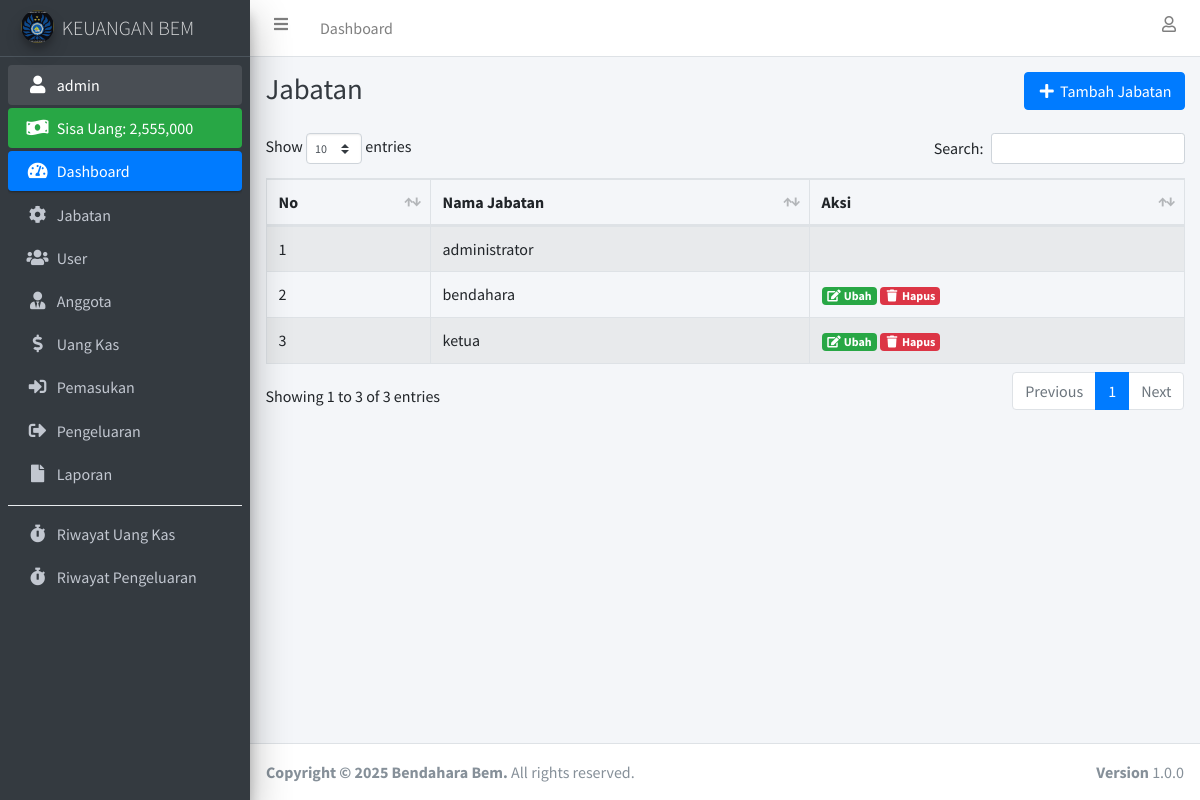
The page /jabatan.php (signed in) on the database its author committed.
### tables this page shows
CREATE TABLE `user` (
  `id_user` int(11) NOT NULL,
  `nama_lengkap` varchar(100) NOT NULL,
  `username` varchar(100) NOT NULL,
  `password` varchar(255) NOT NULL,
  `id_jabatan` int(11) NOT NULL
);

CREATE TABLE `jabatan` (
  `id_jabatan` int(11) NOT NULL,
  `nama_jabatan` varchar(100) NOT NULL
);

### connection.php (called while the page is built, shortened)
<?php
	$host		= "localhost";
	$username	= "root";
	$password	= "";
	$database	= "uang_kas";
	$conn 		= mysqli_connect($host, $username, $password, $database);
if (isset($_SESSION['id_user'])) {
	function dataUser() {
		global $conn;
		$id_user = $_SESSION['id_user'];
		return mysqli_fetch_assoc(mysqli_query($conn, "SELECT * FROM user INNER JOIN jabatan ON user.id_jabatan = jabatan.id_jabatan WHERE id_user = '$id_user'"));
	}
}

### jabatan.php (the view, shortened to what this page needs)
<?php
  require 'connection.php';
  $jabatan = mysqli_query($conn, "SELECT * FROM jabatan");
?>
<!DOCTYPE html>
<html>
<head>
  <?php include 'include/css.php'; ?>
</head>
<body class="hold-transition sidebar-mini layout-fixed">
<div class="wrapper">
  <?php include 'include/navbar.php'; ?>
  <?php include 'include/sidebar.php'; ?>
  <div class="content-wrapper">
    <div class="content-header">
      <div class="container-fluid">
        <div class="row justify-content-center mb-2">
          <div class="col-sm text-left">
            <h1 class="m-0 text-dark">Jabatan</h1>
          </div>
          <div class="col-sm text-right">
            <button type="button" class="btn btn-primary" data-toggle="modal" data-target="#tambahJabatanModal"><i class="fas fa-fw fa-plus"></i> Tambah Jabatan</button>
          </div>
        </div>
      </div>
    </div>
    <section class="content">
      <div class="container-fluid">
        <div class="row">
          <div class="col-lg">
            <div class="table-responsive">
              <table class="table table-striped table-hover table-bordered" id="table_id">
                <thead>
                  <tr>
                    <th>No</th>
                    <th>Nama Jabatan</th>
                    <th>Aksi</th>
                  </tr>
                </thead>
                <tbody>
                  <?php $i = 1; ?>
                  <?php foreach ($jabatan as $dj): ?>
                    <tr>
                      <td><?= $i++; ?></td>
                      <td><?= $dj['nama_jabatan']; ?></td>
                      <td>
                        <?php if ($dj['id_jabatan'] !== '1'): ?>
                          <a href="ubah_jabatan.php?id_jabatan=<?= $dj['id_jabatan']; ?>" class="badge badge-success" data-toggle="modal" data-target="#editJabatanModal<?= $dj['id_jabatan']; ?>">
                            <i class="fas fa-fw fa-edit"></i> Ubah
                          </a>
                          <a data-nama="<?= $dj['nama_jabatan']; ?>" class="btn-delete badge badge-danger" href="hapus_jabatan.php?id_jabatan=<?= $dj['id_jabatan']; ?>"><i class="fas fa-fw fa-trash"></i> Hapus</a>
                        <?php endif ?>
                      </td>
                    </tr>
                  <?php endforeach ?>
                </tbody>
              </table>
            </div>
          </div>
        </div>
      </div>
    </section>
  </div>
  <footer class="main-footer">
    <strong>Copyright &copy; 2025 Bendahara Bem.</strong>
    All rights reserved.
    <div class="float-right d-none d-sm-inline-block">
      <b>Version</b> 1.0.0
    </div>
  </footer>
</div>
</body>
</html>

### include/sidebar.php
<?php
  $dataUser = dataUser();
  $jml_pengeluaran = mysqli_fetch_assoc(mysqli_query($conn, "SELECT sum(jumlah_pengeluaran) as jml_pengeluaran FROM pengeluaran"));
  $jml_pengeluaran = $jml_pengeluaran['jml_pengeluaran'];
  $jml_pemasukan = mysqli_fetch_assoc(mysqli_query($conn, "SELECT sum(jumlah_pemasukan) as jml_pemasukan FROM pemasukan"));
  $jml_pemasukan = $jml_pemasukan['jml_pemasukan'];
  $jml_uang_kas = mysqli_fetch_assoc(mysqli_query($conn, "SELECT sum(minggu_ke_1 + minggu_ke_2 + minggu_ke_3 + minggu_ke_4) as jml_uang_kas FROM uang_kas"));
  $jml_uang_kas = $jml_uang_kas['jml_uang_kas'];
?>
<aside class="main-sidebar sidebar-dark-primary elevation-5">
  <a href="index.php" class="brand-link">
    <img src="assets/img/img_properties/images.jpg" alt="AdminLTE Logo" class="brand-image img-circle elevation-3" style="opacity: .8">
    <span class="brand-text font-weight-light">KEUANGAN BEM</span>
  </a>
  <div class="sidebar">
    <nav class="mt-2">
      <ul class="nav nav-pills nav-sidebar flex-column" data-widget="treeview" role="menu" data-accordion="false">
        <li class="nav-item has-treeview menu-open">
          <a href="profile.php" class="nav-link"><i class="nav-icon fas fa-fw fa-user"></i> <p><?= $dataUser['username']; ?></p></a>
        </li>
        <li class="nav-item">
          <div class="bg-success nav-link text-white">
            <i class="nav-icon fas fa-money-bill-wave"></i>
            <p>
              Sisa Uang: <?= number_format($jml_uang_kas - $jml_pengeluaran + $jml_pemasukan); ?>
            </p>
          </div>
        </li>
        <li class="nav-item has-treeview menu-open">
          <a href="index.php" class="nav-link active">
            <i class="nav-icon fas fa-tachometer-alt"></i>
            <p>
              Dashboard
            </p>
          </a>
        </li>
        <?php if ($dataUser['id_jabatan'] == '1'): ?>
          <li class="nav-item">
            <a href="jabatan.php" class="nav-link">
              <i class="nav-icon fas fa-cog"></i>
              <p>
                Jabatan
              </p>
            </a>
          </li>
          <li class="nav-item">
            <a href="user.php" class="nav-link">
              <i class="nav-icon fas fa-users"></i>
              <p>
                User
              </p>
            </a>
          </li>
        <?php endif ?>
        <li class="nav-item">
          <a href="siswa.php" class="nav-link">
            <i class="fas fa-user-tie nav-icon"></i>
            <p>Anggota</p>
          </a>
        </li>
        <li class="nav-item">
          <a href="uang_kas.php" class="nav-link">
            <i class="fas fa-dollar-sign nav-icon"></i>
            <p>Uang Kas</p>
          </a>
        </li>
        <li class="nav-item">
          <a href="pemasukan.php" class="nav-link">
            <i class="fas fa-sign-in-alt nav-icon"></i>
            <p>Pemasukan</p>
          </a>
        </li>
        <li class="nav-item">
          <a href="pengeluaran.php" class="nav-link">
            <i class="fas fa-sign-out-alt nav-icon"></i>
            <p>Pengeluaran</p>
          </a>
        </li>
        <li class="nav-item">
          <a href="laporan.php" class="nav-link">
            <i class="fas fa-file nav-icon"></i>
            <p>Laporan</p>
          </a>
        </li>
        <div class="dropdown-divider"></div>
        <li class="nav-item">
          <a href="riwayat.php" class="nav-link">
            <i class="fas fa-stopwatch nav-icon"></i>
            <p>Riwayat Uang Kas</p>
          </a>
        </li>
        <li class="nav-item">
          <a href="riwayat_pengeluaran.php" class="nav-link">
            <i class="fas fa-stopwatch nav-icon"></i>
            <p>Riwayat Pengeluaran</p>
          </a>
        </li>
      </ul>
    </nav>
  </div>
</aside>

### rows shown on the page
user: username "admin"
jabatan: nama_jabatan "administrator"
jabatan: nama_jabatan "bendahara"
jabatan: nama_jabatan "ketua"

### other values the page prints
$jml_uang_kas - $jml_pengeluaran + $jml_pemasukan "2,555,000"
